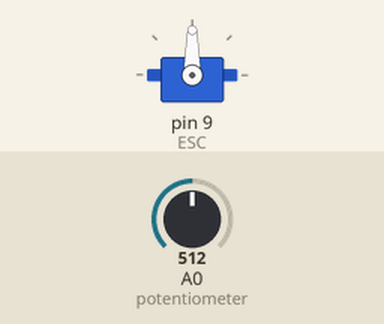
Bench run of a sketch on a simulated Arduino Uno, built with avr-gcc and run on an emulated ATmega328P. On the bench: servo. Inputs (shaded band) come from the test bench; at power-on: A0 (potentiometer) = 512.

Above: at 1.2 s.
1.3 s: A0 (potentiometer) set to 716
At 2.4 s:
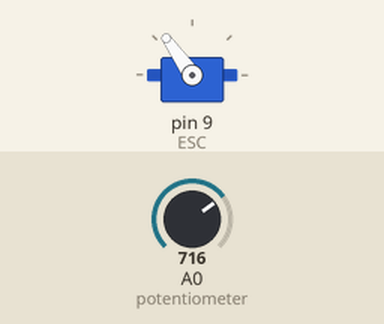
2.8 s: A0 (potentiometer) set to 900
At 3.5 s:
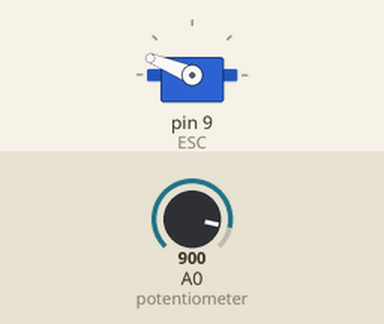
4.3 s: A0 (potentiometer) set to 1023
At 4.7 s:
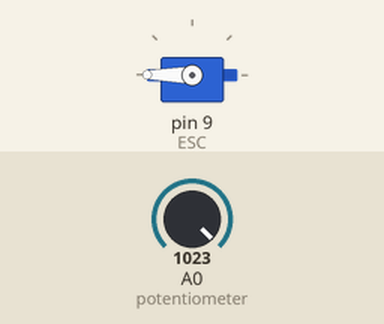
5.8 s: A0 (potentiometer) set to 306
At 7.0 s:
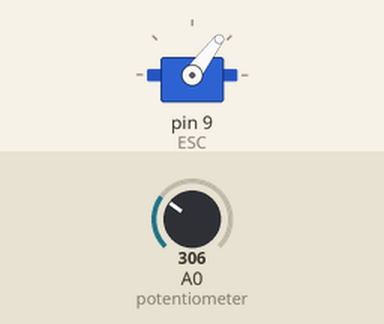
7.3 s: A0 (potentiometer) set to 122
At 8.1 s:
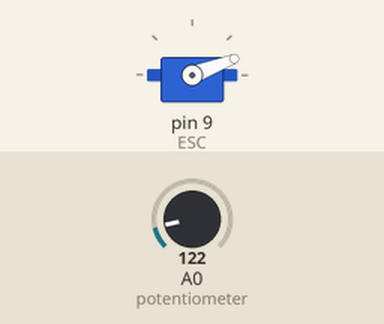
Timing chart, 0 to 9.8 s (numbered marks = the images above; inputs shaded):
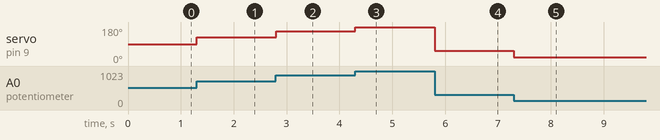

Measured:
- after the input at 1.3 s, servo on pin 9 (ESC): 90° → 125° at once
- after the input at 2.8 s, servo on pin 9 (ESC): 125° → 158° at once
- after the input at 4.3 s, servo on pin 9 (ESC): 158° → 180° at once
- after the input at 5.8 s, servo on pin 9 (ESC): 180° → 53° at once
- after the input at 7.3 s, servo on pin 9 (ESC): 53° → 21° at once

The sketch:

motor_deneme_v2.ino
```cpp
#include <Servo.h>
Servo ESC;     // create servo object to control the ESC
int potValue; // value from the analog pin
int pwm;
void setup() {
  // Attach the ESC on pin 9
  ESC.attach(9,1000,1610); // (pin, min pulse width, max pulse width in microseconds)
}
void loop() {
  potValue = analogRead(A0);   // reads the value of the potentiometer (value between 0 and 1023)
  pwm = map(potValue, 0, 1023, 0, 180);   // scale it to use it with the servo library (value between 0 and 180)
  ESC.write(pwm);    // Send the signal to the ESC
}
```
